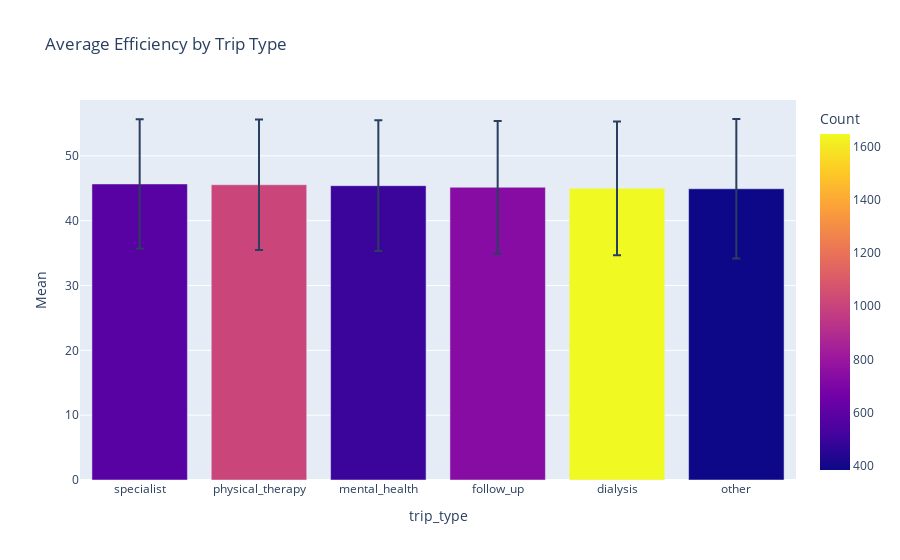

The code cell stored with this chart in its notebook:
### Code cell
# Efficiency by trip type
efficiency_by_type = active_trips.groupby('trip_type')['efficiency_index'].agg(['mean', 'std', 'count'])
efficiency_by_type.columns = ['Mean', 'Std', 'Count']
efficiency_by_type = efficiency_by_type.sort_values('Mean', ascending=False)

fig = px.bar(
    efficiency_by_type.reset_index(),
    x='trip_type',
    y='Mean',
    error_y='Std',
    color='Count',
    title='Average Efficiency by Trip Type'
)
fig.show()

print(efficiency_by_type)

### Figure 1 — Plotly figure (JSON) as saved in the notebook; plotly's stock layout.template omitted (floating-point values rounded to 4 significant figures)
{"data": [{"error_y": {"array": [9.979, 10.06, 10.08, 10.2, 10.32, 10.76]}, "hovertemplate": "trip_type=%{x}<br>Mean=%{y}<br>Count=%{marker.color}<extra></extra>", "legendgroup": "", "marker": {"color": [585, 1006, 498, 732, 1648, 384], "coloraxis": "coloraxis", "pattern": {"shape": ""}}, "name": "", "orientation": "v", "showlegend": false, "textposition": "auto", "type": "bar", "x": ["specialist", "physical_therapy", "mental_health", "follow_up", "dialysis", "other"], "xaxis": "x", "y": [45.66, 45.54, 45.39, 45.15, 44.98, 44.92], "yaxis": "y"}], "layout": {"barmode": "relative", "coloraxis": {"colorbar": {"title": {"text": "Count"}}, "colorscale": [[0, "#0d0887"], [0.1111, "#46039f"], [0.2222, "#7201a8"], [0.3333, "#9c179e"], [0.4444, "#bd3786"], [0.5556, "#d8576b"], [0.6667, "#ed7953"], [0.7778, "#fb9f3a"], [0.8889, "#fdca26"], [1, "#f0f921"]]}, "legend": {"tracegroupgap": 0}, "title": {"text": "Average Efficiency by Trip Type"}, "xaxis": {"anchor": "y", "domain": [0, 1], "title": {"text": "trip_type"}}, "yaxis": {"anchor": "x", "domain": [0, 1], "title": {"text": "Mean"}}}}
